Frame 1 (no input): blank canvas, image omitted
Frame 60 (no input): blank canvas, image omitted
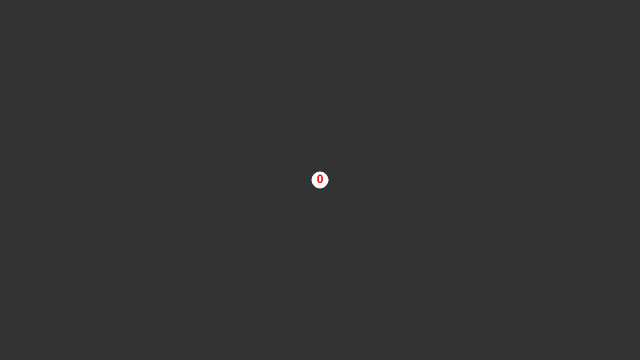
Frame 120 (the mouse pressed at the canvas centre since frame 60)

The p5.js sketch whose frames 1 and 60 were blank and that drew this single picture after the mouse press (run headless with seeded random() and noise() and a simulated clock; from frame 60 on, the mouse is pressed at the canvas centre):

// p5.js sketch
// ── sketch.js
var vertices = [];
var edges = [];
var preOrderWalk = [];
var preOrderTraversalPath = [];
var isTSPDone = "true";
var index1=0, index2=1;
var canvas;
var p4;

function setup() {
    h1 = createElement("h1","Visualization of TSP with Dynamic programming");
    h1.style('text-align:left');
    var p1 = createP("Please click on the canvas to plot the cities. It will draw connected graph automatically as you can observe in canvas.");
    var p2 = createP("Once you are done with generating Cities, you can click on Find MST button to get MST.");
    var p3 = createP("Once Algorithm generate MST, FIND TSP button will be activated. Click on it one by one and It will walk through MST in preOrderTraversal and connect the vertices if required. Final Solution is in green color edges.");    
    createP("");
    p4 = createElement("p","Darshan");
    createP("");
    canvas = createCanvas(640, 360);
    createP("");
    buttonStartMST = createButton("Find MST");
    buttonStartTSP = createButton("Find TSP");
    buttonStartMST.mousePressed(buttonStartMSTPressed);
    buttonStartTSP.mousePressed(buttonStartTSPPressed);
    //canvas.mouseOver(mouseOverCheck);
}

/*function mouseOverCheck(){
    console.log("Hii");
    for(var i=0; i< vertices.length; i++){
        dxc = mouseX - vertices[i].x;
        dyc = mouseY - vertices[i].y;
        for(var j=0; j< vertices.length; j++){
            if(i!=j){
                dxl = vertices[j].x - vertices[i].x;
                dyl = vertices[j].y - vertices[i].y;
                cross = dxc * dyl - dyc * dxl;
                if(cross == 0){
                    console.log(true);
                }
            }
        }
        
    }
}*/

function buttonStartMSTPressed(){
    calculateMST();
    preOrderWalk = [];
    calculatePreOrderPath(vertices[0]);
    console.log(preOrderWalk);
    preOrderTraversalPath = [];
    for(var i=0;i<preOrderWalk.length;i++){
        preOrderTraversalPath.push(preOrderWalk[i].name);
    }
    preOrderTraversalPath.push(preOrderWalk[0].name);
    isTSPDone = "false"; 
    
}

function buttonStartTSPPressed(){
    var c = color('#0f0');
    if(index2 < preOrderWalk.length){
        var index = findEdgeIndex(preOrderWalk[index1],preOrderWalk[index2]);
        if(edges[index].show == true){
            edges[index].color = c;
            index1++;
            index2++;
        }
        else{
            edges[index].show = true;
            edges[index].color = c;
            index1++;
            index2++;
        }
    }
    else{
        var index = findEdgeIndex(preOrderWalk[index1],preOrderWalk[0]);
        edges[index].show = true;
        edges[index].color = c;
        isTSPDone = "true"; 
    }
}

function mousePressed() {
    
    if(0 <= mouseX && mouseX <= width && 0 <= mouseY && mouseY <= height){
        //var v = createVector(mouseX, mouseY);
        index1=0, index2=1;
        var v = new city(mouseX,mouseY,vertices.length);
        vertices.push(v);
        for(var i=0;i<vertices.length;i++){
            vertices[i].parent = null;
            vertices[i].children = [];
        }
        edges = [];
        for(var i=0;i<vertices.length;i++){
            for(var j=0;j<vertices.length;j++){
                if(i!=j){
                    var v1 = vertices[i];
                    var v2 = vertices[j];
                    edges.push(new edge(vertices[i],vertices[j],floor(dist(v1.x,v1.y,v2.x,v2.y))));
                }
            }
        }
    }
}

function draw() {
    p4.html("Here is our PreOrderTraversalPath from MST : " + preOrderTraversalPath);
    background(51);
    if(isTSPDone == "true"){
        buttonStartTSP.attribute("disabled", "true");
    }
    if(isTSPDone == "false"){
        buttonStartTSP.removeAttribute("disabled");
        //buttonStartTSP.setAttribute("disabled", "false");
    }
    for(var i=0;i < edges.length; i++){
        edges[i].displayEdge();
    }
    for (var i = 0; i < vertices.length; i++) {
        vertices[i].displayVertex();
    }
    
}   

function hideEdges(){
    for(var i=0;i<edges.length;i++){
        edges[i].show = false;
    }
}

function calculatePreOrderPath(startCity){
    //console.log(startCity.name + "-");
    if(startCity.children.length == 0 || startCity.children == null ){
        console.log(startCity.name);
        preOrderWalk.push(startCity);
        return;
    }
    else{
        console.log(startCity.name);
        preOrderWalk.push(startCity);
        for(var i=0;i<startCity.children.length;i++){
            var child = startCity.children[i];
            calculatePreOrderPath(child);
        }
        return;
    }
}

function calculateMST(){
    hideEdges();
    //background(51);
    var reached = [];
    var unreached = [];

    for (var i = 0; i < vertices.length; i++) {
        unreached.push(vertices[i]);
    }
    
    reached.push(unreached[0]);
    unreached.splice(0, 1);

    while (unreached.length > 0) {
        var record = 100000;
        var rIndex;
        var uIndex;
        for (var i = 0; i < reached.length; i++) {
            for (var j = 0; j < unreached.length; j++) {
                var v1 = reached[i];
                var v2 = unreached[j];
                var d = floor(dist(v1.x, v1.y, v2.x, v2.y));
                if (d < record) {
                    record = d;
                    rIndex = i;
                    uIndex = j;
                }
            }
        }
        var ans = findEdgeIndex(reached[rIndex],unreached[uIndex]);
        edges[ans].show = true;
        reached.push(unreached[uIndex]);
        unreached.splice(uIndex, 1);
    }
    
    settingParentsAndChildrenInMST();
    console.log(vertices);
}

function settingParentsAndChildrenInMST(){
    for(var i=0; i<edges.length; i++){
        if(edges[i].show == true){
            edges[i].vertex2.parent = edges[i].vertex1;
            edges[i].vertex1.children.push(edges[i].vertex2);
        }
    }
}

function findEdgeIndex(vertex1,vertex2){
    for(var i=0;i<edges.length;i++){
        if(edges[i].name == str(vertex1.name)+str("-")+str(vertex2.name)){
            return i;
        }
    }
    
}
// ── city.js
function city(x,y,name){
    this.name = name;
    this.x=x;
    this.y=y;
    this.parent;
    this.children = [];
    this.asChildVisited = false;
    
    this.displayVertex = function(){
        fill(255);
        //noFill();
        stroke(255);
        ellipse(this.x, this.y, 16, 16);
        noStroke();
        fill(255,0,0);
        textAlign(CENTER,CENTER);
        textStyle(BOLD)
        text(this.name, this.x, this.y);
    }
}
// ── edge.js
function edge(vertex1,vertex2,distance){
    this.vertex1 = vertex1;
    this.vertex2 = vertex2;
    this.distance = distance;
    this.name = str(this.vertex1.name)+str("-")+str(this.vertex2.name);
    this.show = true;
    this.color = 255;
    
    this.displayEdge = function(){
        if(this.show == true){
            stroke(this.color);
            strokeWeight(2);
            line(this.vertex1.x, this.vertex1.y, this.vertex2.x, this.vertex2.y);
        }
    }
}
// ── sketch1.js
var vertices = [];

function setup() {
  createCanvas(640, 360);

  /*for (var i = 0; i < 20; i++) {
    var v = createVector(random(width), random(height));
    vertices.push(v);
  }*/

}

function mousePressed() {
  var v = createVector(mouseX, mouseY);
  vertices.push(v);
}

function draw() {
  background(51);

  var reached = [];
  var unreached = [];

  for (var i = 0; i < vertices.length; i++) {
    unreached.push(vertices[i]);
  }

  reached.push(unreached[0]);
  unreached.splice(0, 1);

  while (unreached.length > 0) {
    var record = 100000;
    var rIndex;
    var uIndex;
    for (var i = 0; i < reached.length; i++) {
      for (var j = 0; j < unreached.length; j++) {
        var v1 = reached[i];
        var v2 = unreached[j];
        var d = dist(v1.x, v1.y, v2.x, v2.y);
        if (d < record) {
          record = d;
          rIndex = i;
          uIndex = j;
        }
      }
    }
    stroke(255);
    strokeWeight(2);
    line(reached[rIndex].x, reached[rIndex].y, unreached[uIndex].x, unreached[uIndex].y);
    reached.push(unreached[uIndex]);
    unreached.splice(uIndex, 1);
  }


  for (var i = 0; i < vertices.length; i++) {
    fill(255);
    stroke(255);
    ellipse(vertices[i].x, vertices[i].y, 16, 16);
  }

}
// ── style.css
@font-face {
    font-family: HeaderFont;
    src: url(libraries/HeaderFont.otf);
}

@font-face {
    font-family: MainFont;
    src: url(libraries/MainFont.ttf);
}

#para{
display:inline;	
}

button{
	width: auto !important;
    background: #696969 !important;
    font: 13px MainFont, sans-serif !important;
    color: white !important;
    padding: 6px 20px 7px 20px !important;
    border-radius: 0px !important;
	border:0px;
	margin:10px;
	cursor:pointer;
}

button:disabled{
	background-color:#979797 !important;
	cursor:default;
}

#upfilediv{
	height: 0px; 
	width: 0px;
	overflow:hidden;
}

.inputStyle{
	font-family: 'MainFont', sans-serif;
    background: #fff;
    border: 1px solid #696969;
    padding-left: 10px;
    padding-right: 10px;
    padding-top: 6px;
    padding-bottom: 6px;
    vertical-align: middle;
    color: #777;
    font-size: 13px;
	
}

#textdiv{
	margin-right: auto; 
	margin-left: auto;
	width:700px;
	text-align:center;
}

.padSpan{
	padding:10px;
	text-align:center;
}

#infoP,#infoP1{
	color:white;
}

#canspan{
	float:left;
	display:inline;
	margin:20px;
}

#infoSpan{
	text-align:center;
	float:right;
	display:inline;
	height:422.4px;
	width:422.4px;
	background-color:#323232;
	margin:20px;
}

body {
	text-align:center;
	background-color: #ccc;
	font: 400 13px 'MainFont', sans-serif;
}

h1{
	font: 600 25px 'HeaderFont', sans-serif !important;
	color: #696969;
}
.canvasStyle{
	background-color:black;
}
